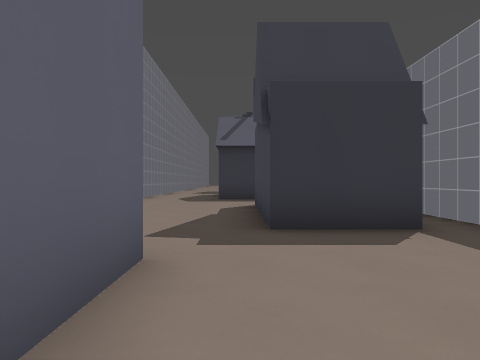
view 1 (above)

23 first-person views from a walk through a Godot game level. The camera is 1.3 m above the floor, looks level and sees 70° across. The floor is counted in squares, 2 m on a side. Each view is taken from the middle of a square. On the plan, view 1 faces up. The plan holds only what a view shows up to about 10 squares ahead; the rest is blank. The place goes on beyond the plan. Characters and animated objects are not drawn. Surface patterns are stand-ins for the level's own textures.

view 2
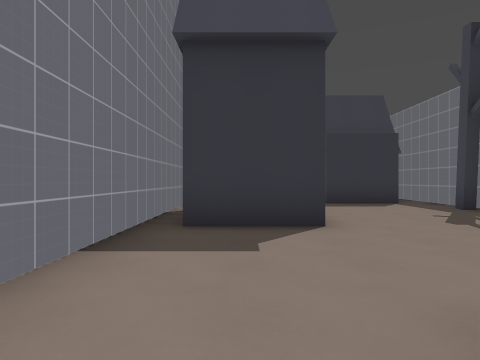

view 3
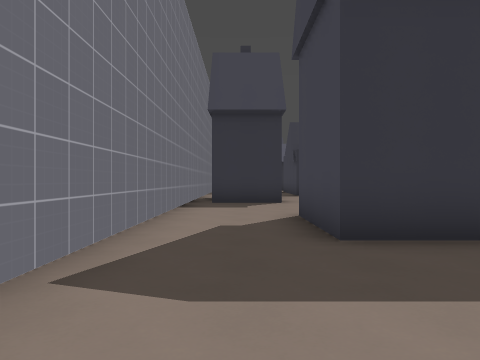

view 4
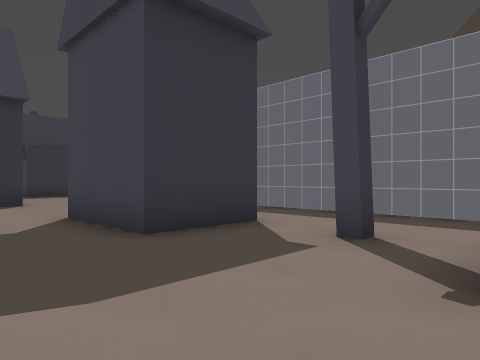

view 5
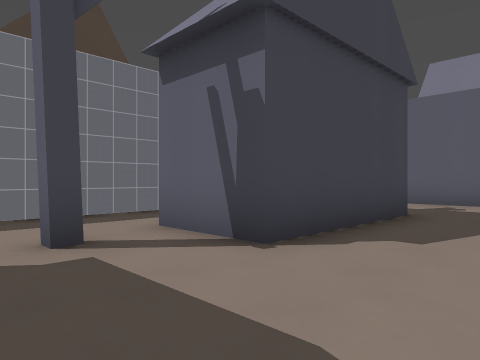

view 6
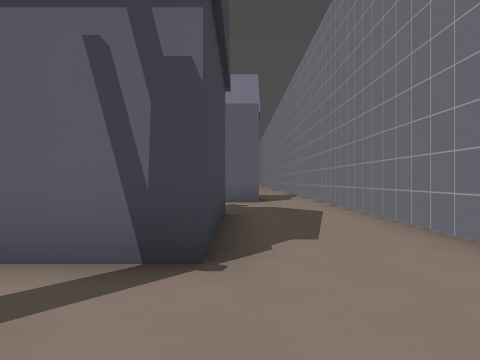

view 7
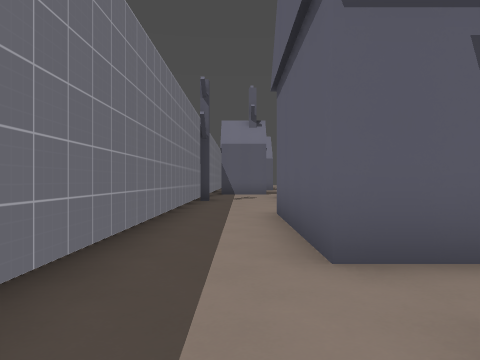

view 8
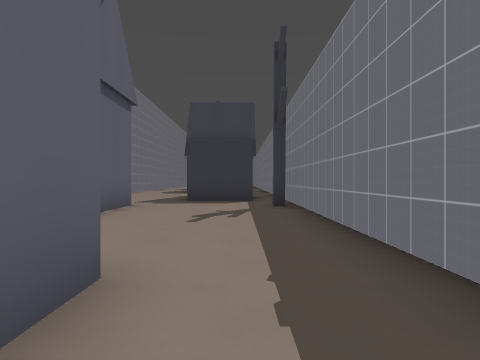

view 9
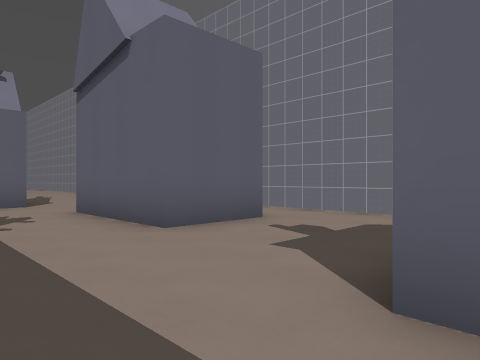

view 10
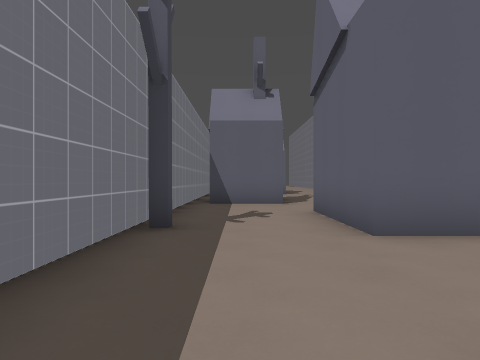

view 11
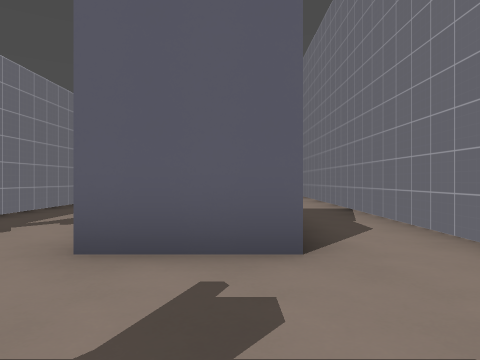

view 12
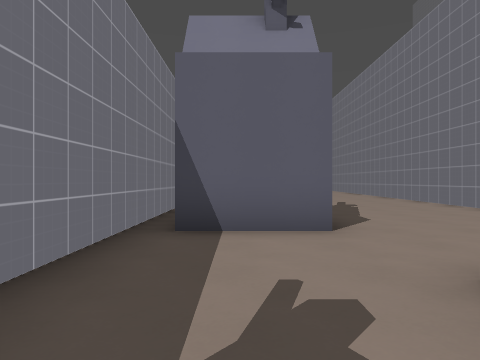

view 13
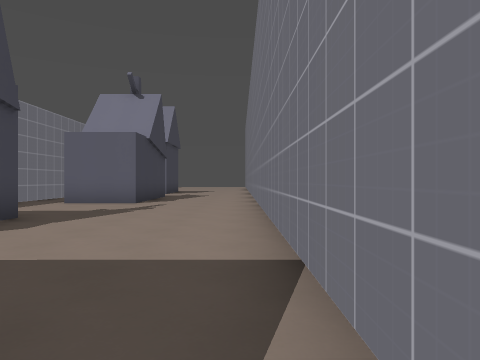

view 14
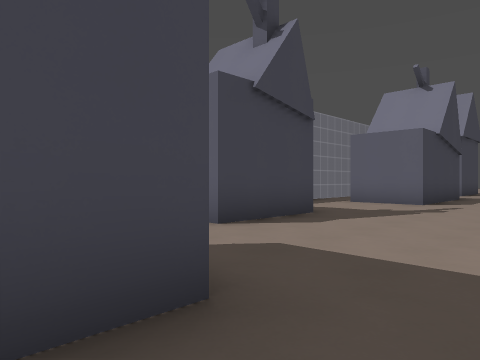

view 15
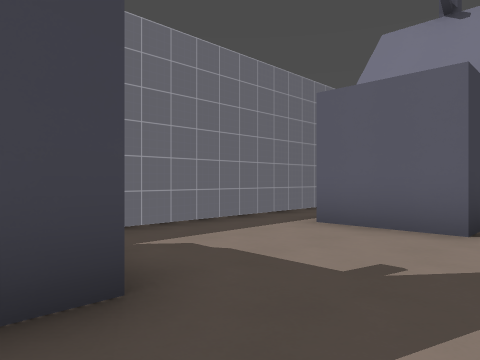

view 16
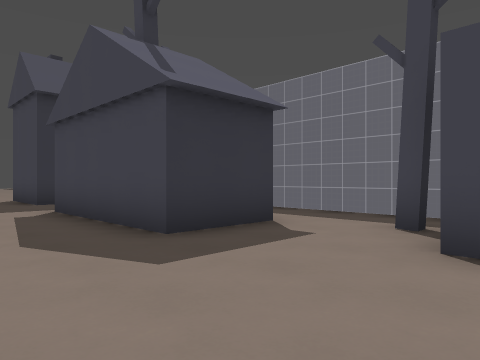

view 17
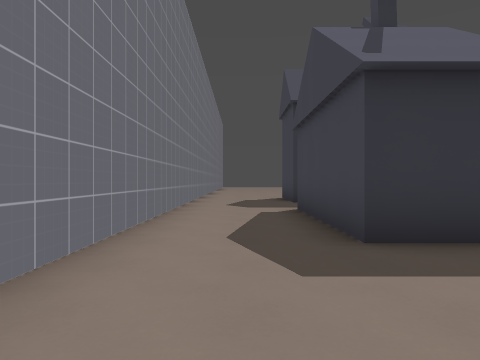

view 18
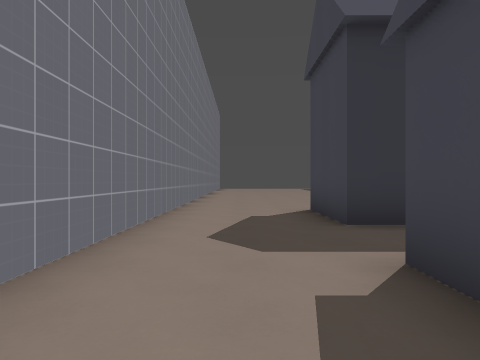

view 19
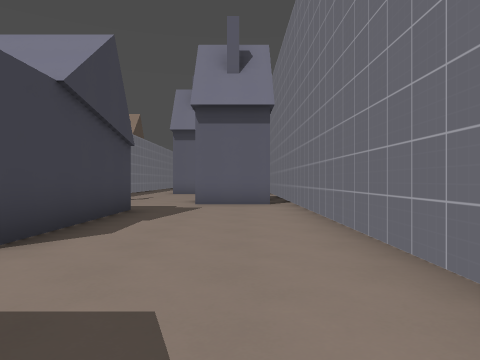

view 20
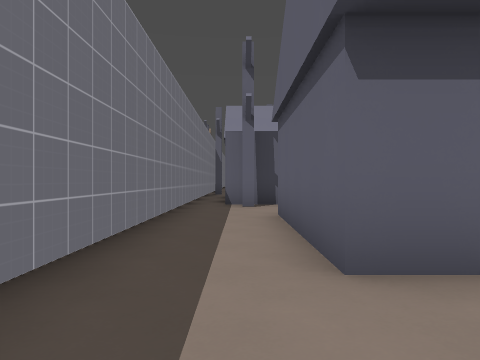

view 21
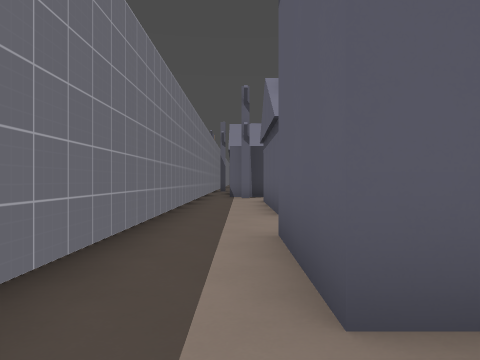

view 22
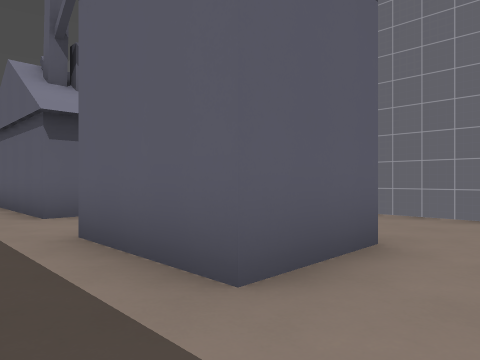

view 23
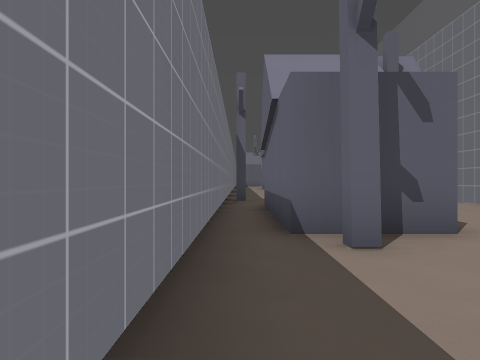

### Floor plan
Key: @ floor where view 1 was taken; # wall or solid block; . floor; B block.
Columns run from 4 left of view 1 to 4 right of it. Each row starts with its distance up from view 1.
 22 #.......
 21 #.......
 20 #...##..#
 19 #...##..#
 18 #...B#..#
 17 #.......#
 16 #.......#
 15 #... #..#
 14 #... #..#
 13 #...##..#
 12 #...#B..#
 11 #.......#
 10 #.......#
  9 #....BB.#
  8 #....BB.#
  7 #.... #.#
  6 #.... #.#
  5 #....##.#
  4 #.......#
  3 #.......#
  2 #. #...##
  1 #.##....#
  0 #.#B@...#
 -1 #.......#
 -2 #.......#
 -3 #.......#
 -4 #..# B..#
 -5 #..###..#
 -6 #..##B..#
 -7 #.......#
 -8 #....#..#
 -9  .......#
-10  ...#B..#
-11 #...##..#
-12 #... #..#
-13 #... #..#
-14 #.......#
-15 #.......#
-16 #.......#
-17 #..BB...#
-18 #..BB..##
-19 #..##...#
-20 #..##...#
-21 #.......#
-22 #.......#
-23 #....BB.#
-24 #....# .#
-25 #....BB.#
-26 #.......#
-27 #.......#
-28 #.......#
-29 #...BBB.#

Positions as (right, up) in squares from view 1, and headings:
1: (0, 0), facing up
2: (-2, -5), facing up
3: (-2, -10), facing up
4: (-3, -10), facing up-right
5: (-3, -7), facing down-right
6: (-1, -7), facing down
7: (2, -7), facing down
8: (2, -6), facing up
9: (3, -13), facing down-left
10: (2, -13), facing down
11: (-1, -14), facing down
12: (2, -18), facing down
13: (-3, -19), facing down
14: (-3, -19), facing down-right
15: (-1, -24), facing down-right
16: (-3, 8), facing up-right
17: (-2, 8), facing up
18: (-2, 13), facing up
19: (-2, 12), facing down
20: (2, 18), facing down
21: (2, 22), facing down
22: (3, 22), facing down-left
23: (3, 13), facing down
